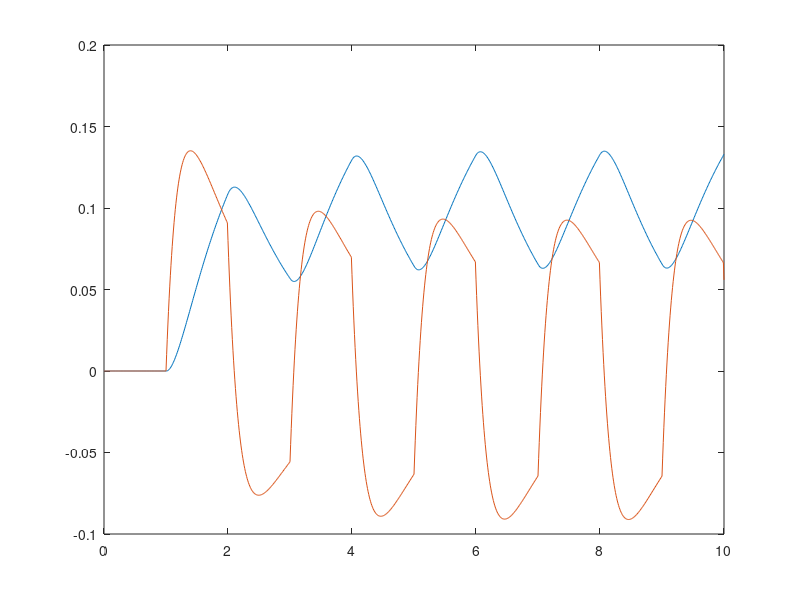

Source code (MATLAB):
clear(); 
A = [0 1; -5 -6]; 
B = [0; 1]; 
x0 = [0; 0];
t = 0:0.01:10; 
i = 0; 

x=x0;
for n = t 
    i = i + 1; 
    u = mod(n,2) > 1;
    dx = A*x+B*u;  
    x=x+dx*0.01;
    #x = expm(A * n) * x0;   
    x1(i) = x(1);   
    x2(i) = x(2); 
  endfor
  
  plot(t, x1, t, x2);